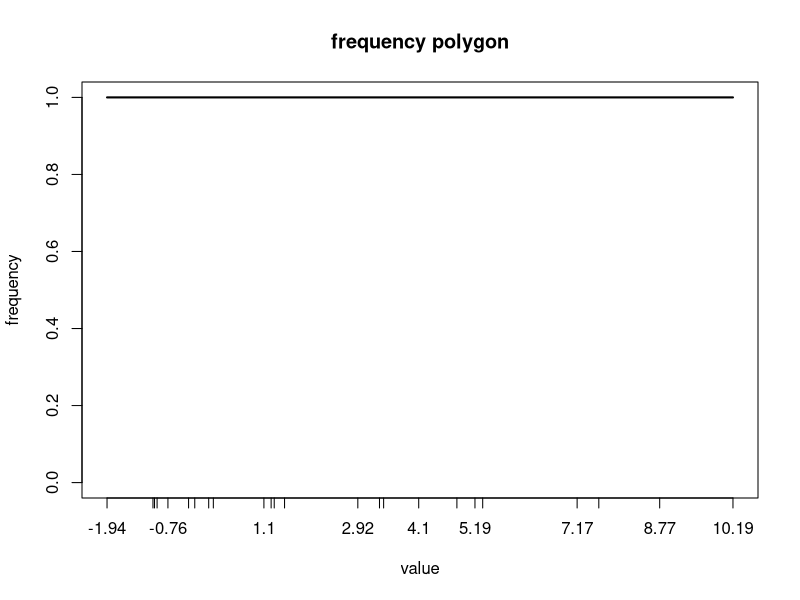
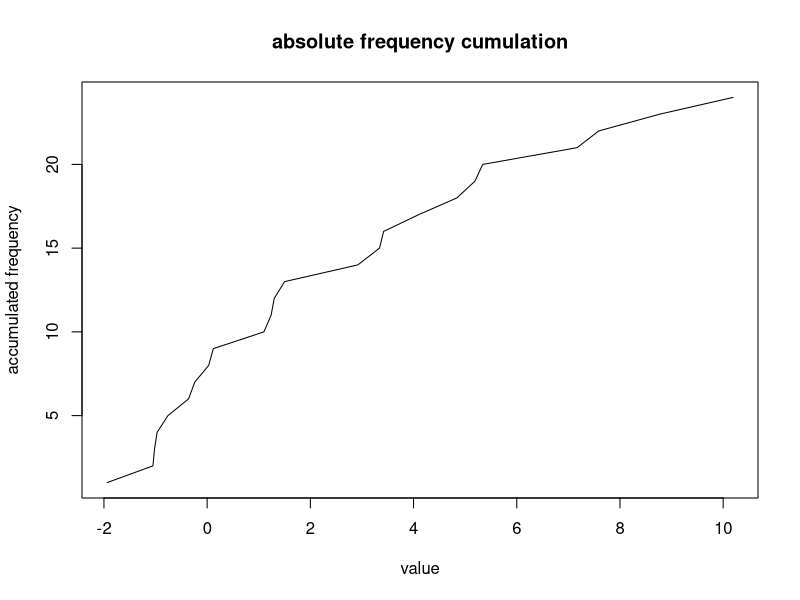
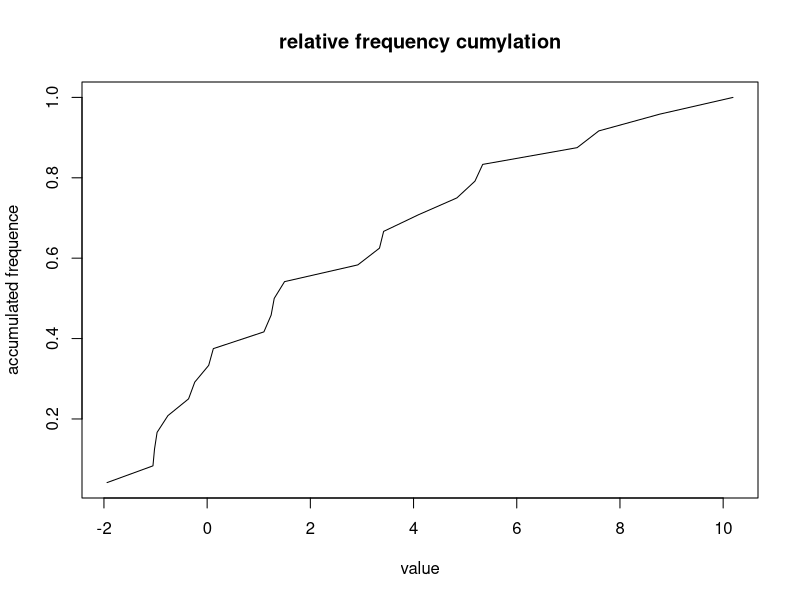

Here is the R script that generated these plots, in order:
dat <- read.table(file="text.txt", dec=",")
a<-table(dat)
result<-as.data.frame(a)
result[,3]<- 100*a/(sum(a))
result[,4]<- cumsum(result[,2])
result[,5]<- cumsum(result[,3])
colnames(result)<-c("value", "frequency", "frequence", "accum.frequency", "accumulated frequence")
plot(a,type="l",main="frequency polygon",xlab="value", ylab="frequency") 

d<-dat[,1]
v<-sort(d)
x<-unique(v)
y<-as.numeric(result[,4])
plot(x,y,type="l",xlab="value",ylab="accumulated frequency", main= "absolute frequency cumulation")

z<-as.numeric(result[,5]/100)
plot(x, z, type = "l", xlab = "value", ylab = "accumulated frequence", main = "relative frequency cumylation")

result
